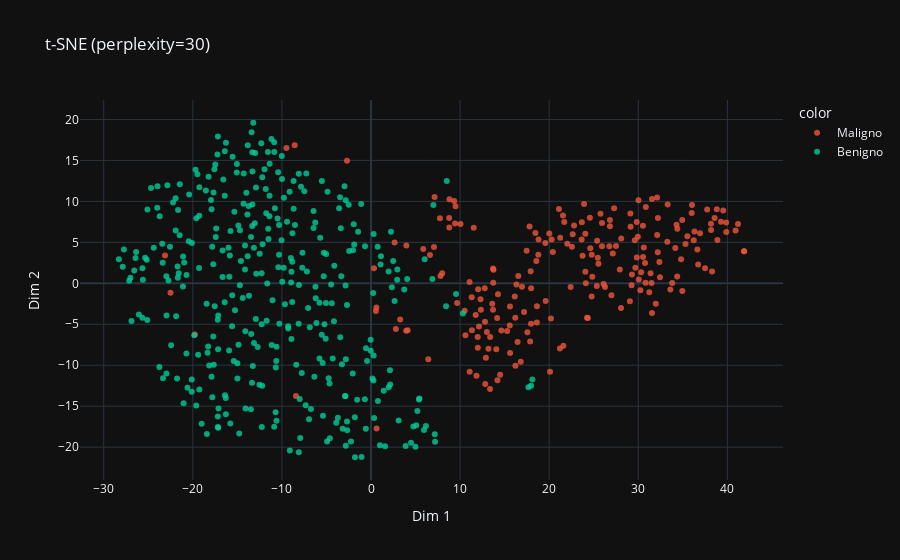

Notebook code for this chart:
### Markdown cell above
## <span style="color: rgb(138, 92, 245);">4. t-SNE</span>

### Code cell
import plotly.express as px
from sklearn.manifold import TSNE

# --- 2️⃣ t-SNE ---
tsne = TSNE(n_components=2, perplexity=30, random_state=42)
X_tsne = tsne.fit_transform(df_2)

fig_tsne = px.scatter(
    x=X_tsne[:,0], y=X_tsne[:,1],
    color=df_2_original['diagnosis'].map({'B':'Benigno', 'M':'Maligno'}),
    title="t-SNE (perplexity=30)",
    labels={"x":"Dim 1", "y":"Dim 2"},
    color_discrete_map={'Benigno':'#00CC96','Maligno':'#EF553B'},
    template="plotly_dark"
)
fig_tsne.update_traces(marker=dict(size=6, opacity=0.8))
fig_tsne.show()

### Figure 1 — Plotly figure (JSON) as saved in the notebook; plotly's stock layout.template omitted (floating-point values rounded to 4 significant figures; data arrays with more than 128 entries replaced by an {"elided": "..."} marker saying what was removed)
{"data": [{"hovertemplate": "color=Maligno<br>Dim 1=%{x}<br>Dim 2=%{y}<extra></extra>", "legendgroup": "Maligno", "marker": {"color": "#EF553B", "opacity": 0.8, "size": 6, "symbol": "circle"}, "mode": "markers", "name": "Maligno", "orientation": "v", "showlegend": true, "type": "scatter", "x": {"elided": "212 float values"}, "xaxis": "x", "y": {"elided": "212 float values"}, "yaxis": "y"}, {"hovertemplate": "color=Benigno<br>Dim 1=%{x}<br>Dim 2=%{y}<extra></extra>", "legendgroup": "Benigno", "marker": {"color": "#00CC96", "opacity": 0.8, "size": 6, "symbol": "circle"}, "mode": "markers", "name": "Benigno", "orientation": "v", "showlegend": true, "type": "scatter", "x": {"elided": "357 float values"}, "xaxis": "x", "y": {"elided": "357 float values"}, "yaxis": "y"}], "layout": {"legend": {"title": {"text": "color"}, "tracegroupgap": 0}, "title": {"text": "t-SNE (perplexity=30)"}, "xaxis": {"anchor": "y", "domain": [0, 1], "title": {"text": "Dim 1"}}, "yaxis": {"anchor": "x", "domain": [0, 1], "title": {"text": "Dim 2"}}}}
